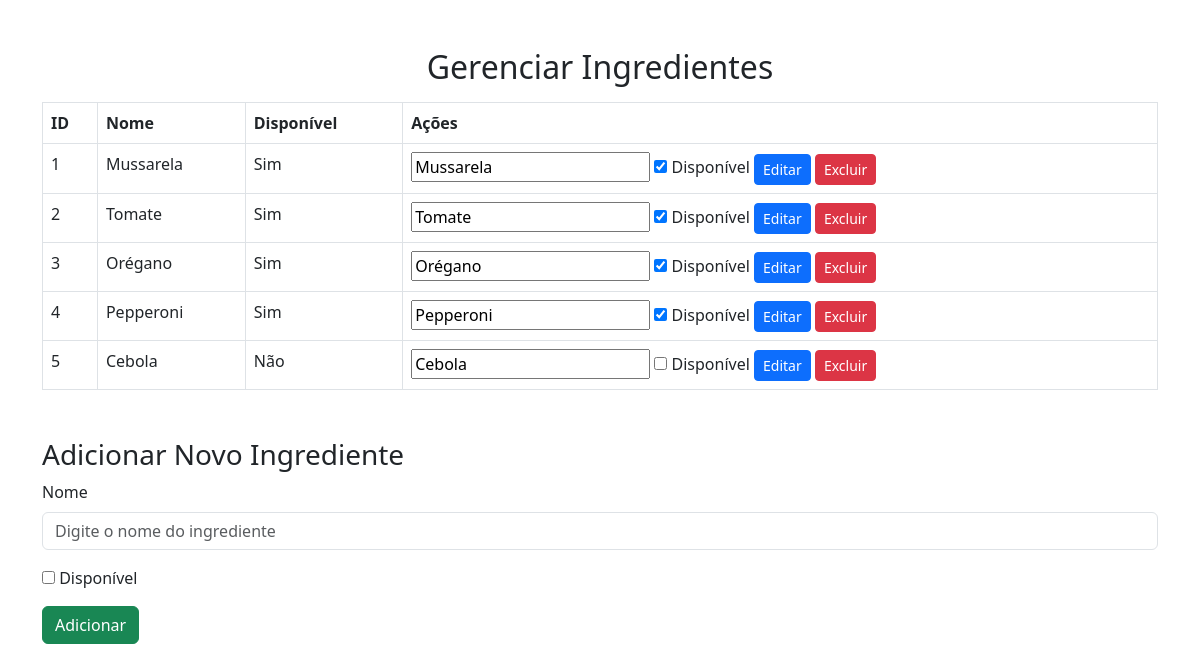
The page /ingredientesContent.php on the database as committed earlier.
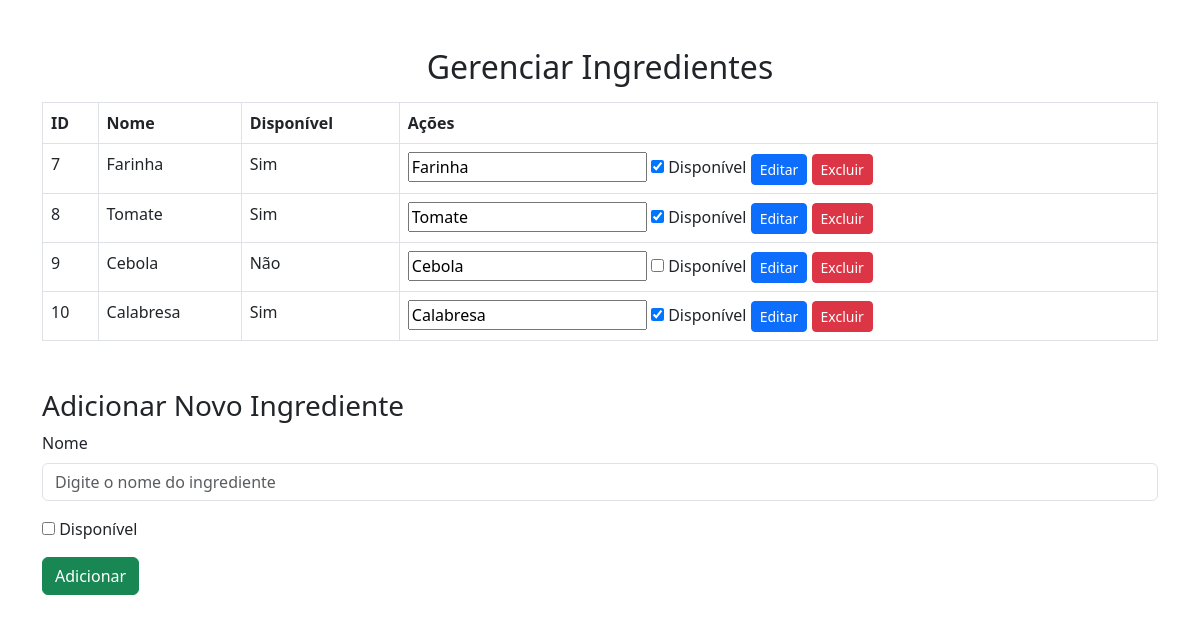
The same page on the database as committed later.
### tables this page shows
CREATE TABLE `ingrediente` (
  `Id_ingrediente` int(11) NOT NULL,
  `Nome` varchar(100) NOT NULL,
  `Disponivel` tinyint(1) DEFAULT 1
);

### web/classes/manipulaIngrediente.php (called while the page is built, shortened)
<?php
require_once 'conexaoBanco.php';
class manipulaIngrediente
{
    private $conexao;
    public function __construct()
    {
        $this->conexao = new conexaoBanco();
    }
    public function listaIngrediente()
    {
        $sql = "select * from ingrediente";
        $stmt = $this->conexao->conectar()->query($sql);
        return $stmt->fetchAll();
    }
}
?>

### web/classes/conexaoBanco.php (called while the page is built)
<?php
class conexaoBanco
{
    private $host = "localhost";
    private $dbname = "banco";
    private $username = "root";
    private $password = "";
    private $conexao;
    public function conectar()
    {
        if ($this->conexao === null)
        {
            try
            {
                $this->conexao = new PDO("mysql:host={$this->host};dbname={$this->dbname}",
                $this->username,
                $this->password
                );
            }
            catch (PDOException $e)
            {
                echo "Erro na conexão: " . $e->getMessage();
                exit;
            }
        }
        return $this->conexao;
    }
}
?>

### web/ingredientesContent.php (the view, shortened to what this page needs)
<?php
require_once './classes/manipulaIngrediente.php';
$manipula = new manipulaIngrediente();
$ingredientes = $manipula->listaIngrediente();
?>
<!DOCTYPE html>
<html lang="pt-BR">
<head>
    <link rel="stylesheet" href="https://cdn.jsdelivr.net/npm/bootstrap@5.3.0/dist/css/bootstrap.min.css">
</head>
<body>
    <div class="container mt-5">
        <h2 class="text-center">Gerenciar Ingredientes</h2>
        <table class="table table-bordered mt-3">
            <thead>
                <tr>
                    <th>ID</th>
                    <th>Nome</th>
                    <th>Disponível</th>
                    <th>Ações</th>
                </tr>
            </thead>
            <tbody>
                <?php foreach ($ingredientes as $ingrediente): ?>
                <tr>
                    <td><?= $ingrediente['Id_ingrediente'] ?></td>
                    <td><?= htmlspecialchars($ingrediente['Nome']) ?></td>
                    <td><?= $ingrediente['Disponivel'] ? 'Sim' : 'Não' ?></td>
                    <td>
                        <form method="post" style="display:inline;">
                            <input type="text" name="nome" placeholder="Nome" required value="<?= $ingrediente['Nome'] ?>">
                            <label>
                                <input type="checkbox" name="disponivel" <?= $ingrediente['Disponivel'] ? 'checked' : '' ?>> Disponível
                            </label>
                            <button class="btn btn-primary btn-sm">Editar</button>
                        </form>
                        <form method="post" style="display:inline;" onsubmit="event.preventDefault(); confirmarExclusao(this);">
                            <button class="btn btn-danger btn-sm">Excluir</button>
                        </form>
                    </td>
                </tr>
                <?php endforeach; ?>
            </tbody>
        </table>
        <h3 class="mt-5">Adicionar Novo Ingrediente</h3>
        <form method="post" autocomplete="off">
            <div class="mb-3">
                <label for="nome" class="form-label">Nome</label>
                <input type="text" class="form-control" name="nome" id="nome" placeholder="Digite o nome do ingrediente" required>
            </div>
            <div class="mb-3">
                <label>
                    <input type="checkbox" name="disponivel"> Disponível
                </label>
            </div>
            <button type="submit" class="btn btn-success">Adicionar</button>
        </form>
    </div>
</body>
</html>

Rows that differ between the two databases and show on the page:
removed ingrediente: Id_ingrediente "1", Nome "Mussarela", shows "Sim", nome "Mussarela", Disponivel "☑"
removed ingrediente: Id_ingrediente "2", Nome "Tomate", shows "Sim", nome "Tomate", Disponivel "☑"
removed ingrediente: Id_ingrediente "3", Nome "Orégano", shows "Sim", nome "Orégano", Disponivel "☑"
removed ingrediente: Id_ingrediente "4", Nome "Pepperoni", shows "Sim", nome "Pepperoni", Disponivel "☑"
removed ingrediente: Id_ingrediente "5", Nome "Cebola", shows "Não", nome "Cebola"
added ingrediente: Id_ingrediente "7", Nome "Farinha", shows "Sim", nome "Farinha", Disponivel "☑"
added ingrediente: Id_ingrediente "8", Nome "Tomate", shows "Sim", nome "Tomate", Disponivel "☑"
added ingrediente: Id_ingrediente "9", Nome "Cebola", shows "Não", nome "Cebola"
added ingrediente: Id_ingrediente "10", Nome "Calabresa", shows "Sim", nome "Calabresa", Disponivel "☑"
